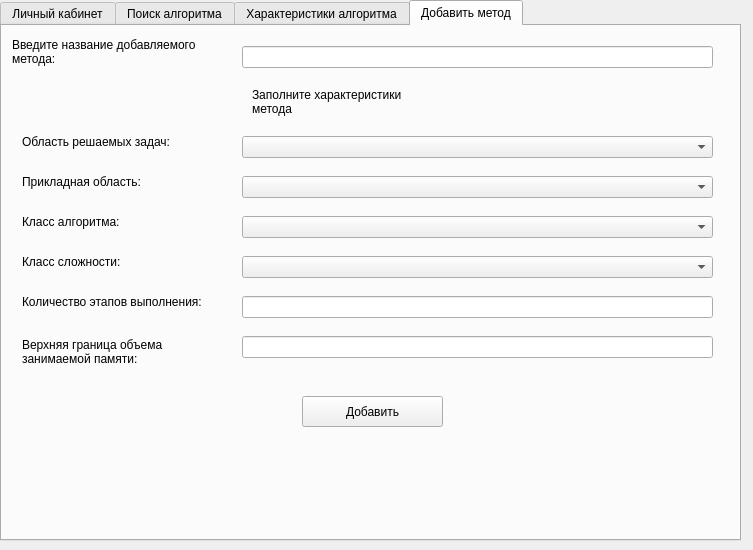
<?xml version="1.0" encoding="UTF-8"?>
<ui version="4.0">
 <class>Form</class>
 <widget class="QWidget" name="Form">
  <property name="geometry">
   <rect>
    <x>0</x>
    <y>0</y>
    <width>753</width>
    <height>550</height>
   </rect>
  </property>
  <property name="windowTitle">
   <string>Методы обработки данных в ДБЧ</string>
  </property>
  <widget class="QTabWidget" name="tabWidget">
   <property name="geometry">
    <rect>
     <x>0</x>
     <y>0</y>
     <width>741</width>
     <height>541</height>
    </rect>
   </property>
   <property name="currentIndex">
    <number>3</number>
   </property>
   <widget class="QWidget" name="tab">
    <attribute name="title">
     <string>Личный кабинет</string>
    </attribute>
    <widget class="QPushButton" name="pushButton">
     <property name="geometry">
      <rect>
       <x>620</x>
       <y>20</y>
       <width>161</width>
       <height>31</height>
      </rect>
     </property>
     <property name="text">
      <string>Выход</string>
     </property>
    </widget>
    <widget class="QLabel" name="label">
     <property name="geometry">
      <rect>
       <x>20</x>
       <y>10</y>
       <width>261</width>
       <height>16</height>
      </rect>
     </property>
     <property name="text">
      <string>hello</string>
     </property>
    </widget>
    <widget class="QLineEdit" name="number">
     <property name="geometry">
      <rect>
       <x>110</x>
       <y>40</y>
       <width>191</width>
       <height>22</height>
      </rect>
     </property>
    </widget>
    <widget class="QLabel" name="label_2">
     <property name="geometry">
      <rect>
       <x>20</x>
       <y>40</y>
       <width>101</width>
       <height>16</height>
      </rect>
     </property>
     <property name="text">
      <string>Логин:</string>
     </property>
    </widget>
    <widget class="QLabel" name="label_3">
     <property name="geometry">
      <rect>
       <x>20</x>
       <y>70</y>
       <width>101</width>
       <height>16</height>
      </rect>
     </property>
     <property name="text">
      <string>Пароль:</string>
     </property>
    </widget>
    <widget class="QLineEdit" name="number_2">
     <property name="geometry">
      <rect>
       <x>110</x>
       <y>70</y>
       <width>191</width>
       <height>22</height>
      </rect>
     </property>
    </widget>
    <widget class="QPushButton" name="pushButton_2">
     <property name="geometry">
      <rect>
       <x>10</x>
       <y>120</y>
       <width>141</width>
       <height>31</height>
      </rect>
     </property>
     <property name="text">
      <string>Сохранить изменения</string>
     </property>
    </widget>
    <widget class="QPushButton" name="pushButton_3">
     <property name="geometry">
      <rect>
       <x>620</x>
       <y>70</y>
       <width>161</width>
       <height>31</height>
      </rect>
     </property>
     <property name="text">
      <string>Добавить администратора</string>
     </property>
    </widget>
   </widget>
   <widget class="QWidget" name="tab_2">
    <attribute name="title">
     <string>Поиск алгоритма</string>
    </attribute>
    <widget class="QPushButton" name="new_file_button">
     <property name="geometry">
      <rect>
       <x>570</x>
       <y>10</y>
       <width>141</width>
       <height>31</height>
      </rect>
     </property>
     <property name="text">
      <string>Поиск</string>
     </property>
    </widget>
    <widget class="QLabel" name="label_11">
     <property name="geometry">
      <rect>
       <x>30</x>
       <y>50</y>
       <width>181</width>
       <height>31</height>
      </rect>
     </property>
     <property name="text">
      <string>Область решаемых задач:</string>
     </property>
     <property name="wordWrap">
      <bool>true</bool>
     </property>
    </widget>
    <widget class="QLineEdit" name="search_id_line">
     <property name="geometry">
      <rect>
       <x>280</x>
       <y>190</y>
       <width>431</width>
       <height>22</height>
      </rect>
     </property>
     <property name="readOnly">
      <bool>false</bool>
     </property>
    </widget>
    <widget class="QLabel" name="label_12">
     <property name="geometry">
      <rect>
       <x>30</x>
       <y>180</y>
       <width>251</width>
       <height>31</height>
      </rect>
     </property>
     <property name="text">
      <string>Количество этапов выполнения:</string>
     </property>
     <property name="wordWrap">
      <bool>true</bool>
     </property>
    </widget>
    <widget class="QLabel" name="label_16">
     <property name="geometry">
      <rect>
       <x>300</x>
       <y>0</y>
       <width>161</width>
       <height>31</height>
      </rect>
     </property>
     <property name="lineWidth">
      <number>1</number>
     </property>
     <property name="text">
      <string>Задайте критерии поиска</string>
     </property>
     <property name="wordWrap">
      <bool>true</bool>
     </property>
    </widget>
    <widget class="QTableWidget" name="first_lines_file">
     <property name="geometry">
      <rect>
       <x>30</x>
       <y>310</y>
       <width>681</width>
       <height>191</height>
      </rect>
     </property>
     <attribute name="verticalHeaderVisible">
      <bool>false</bool>
     </attribute>
    </widget>
    <widget class="QLabel" name="label_17">
     <property name="geometry">
      <rect>
       <x>30</x>
       <y>270</y>
       <width>141</width>
       <height>31</height>
      </rect>
     </property>
     <property name="text">
      <string>Подходящие методы:</string>
     </property>
     <property name="wordWrap">
      <bool>true</bool>
     </property>
    </widget>
    <widget class="QLabel" name="label_14">
     <property name="geometry">
      <rect>
       <x>220</x>
       <y>50</y>
       <width>181</width>
       <height>31</height>
      </rect>
     </property>
     <property name="text">
      <string>Прикладная область:</string>
     </property>
     <property name="wordWrap">
      <bool>true</bool>
     </property>
    </widget>
    <widget class="QLabel" name="label_19">
     <property name="geometry">
      <rect>
       <x>390</x>
       <y>50</y>
       <width>181</width>
       <height>31</height>
      </rect>
     </property>
     <property name="text">
      <string>Класс алгоритма:</string>
     </property>
     <property name="wordWrap">
      <bool>true</bool>
     </property>
    </widget>
    <widget class="QLabel" name="label_20">
     <property name="geometry">
      <rect>
       <x>550</x>
       <y>50</y>
       <width>181</width>
       <height>31</height>
      </rect>
     </property>
     <property name="text">
      <string>Класс сложности:</string>
     </property>
     <property name="wordWrap">
      <bool>true</bool>
     </property>
    </widget>
    <widget class="QLabel" name="label_15">
     <property name="geometry">
      <rect>
       <x>30</x>
       <y>230</y>
       <width>251</width>
       <height>31</height>
      </rect>
     </property>
     <property name="text">
      <string>Верхняя граница объема занимаемой памяти:</string>
     </property>
     <property name="wordWrap">
      <bool>true</bool>
     </property>
    </widget>
    <widget class="QLineEdit" name="search_id_line_2">
     <property name="geometry">
      <rect>
       <x>280</x>
       <y>230</y>
       <width>431</width>
       <height>22</height>
      </rect>
     </property>
     <property name="readOnly">
      <bool>false</bool>
     </property>
    </widget>
    <widget class="QCheckBox" name="checkBox">
     <property name="geometry">
      <rect>
       <x>30</x>
       <y>90</y>
       <width>161</width>
       <height>17</height>
      </rect>
     </property>
     <property name="text">
      <string>Тестирование на простоту</string>
     </property>
    </widget>
    <widget class="QCheckBox" name="checkBox_2">
     <property name="geometry">
      <rect>
       <x>220</x>
       <y>90</y>
       <width>101</width>
       <height>17</height>
      </rect>
     </property>
     <property name="text">
      <string>Теория чисел</string>
     </property>
    </widget>
    <widget class="QCheckBox" name="checkBox_3">
     <property name="geometry">
      <rect>
       <x>220</x>
       <y>110</y>
       <width>101</width>
       <height>17</height>
      </rect>
     </property>
     <property name="text">
      <string>Криптография</string>
     </property>
    </widget>
    <widget class="QCheckBox" name="checkBox_4">
     <property name="geometry">
      <rect>
       <x>390</x>
       <y>90</y>
       <width>111</width>
       <height>17</height>
      </rect>
     </property>
     <property name="text">
      <string>Вероятностный</string>
     </property>
    </widget>
    <widget class="QCheckBox" name="checkBox_5">
     <property name="geometry">
      <rect>
       <x>390</x>
       <y>110</y>
       <width>131</width>
       <height>17</height>
      </rect>
     </property>
     <property name="text">
      <string>Детерминированный</string>
     </property>
    </widget>
    <widget class="QCheckBox" name="checkBox_6">
     <property name="geometry">
      <rect>
       <x>550</x>
       <y>90</y>
       <width>131</width>
       <height>17</height>
      </rect>
     </property>
     <property name="text">
      <string>Экспоненциальный</string>
     </property>
    </widget>
    <widget class="QCheckBox" name="checkBox_7">
     <property name="geometry">
      <rect>
       <x>550</x>
       <y>110</y>
       <width>141</width>
       <height>17</height>
      </rect>
     </property>
     <property name="text">
      <string>Субэкспоненциальный</string>
     </property>
    </widget>
    <widget class="QCheckBox" name="checkBox_8">
     <property name="geometry">
      <rect>
       <x>550</x>
       <y>130</y>
       <width>141</width>
       <height>17</height>
      </rect>
     </property>
     <property name="text">
      <string>Квазиполиномиальный</string>
     </property>
    </widget>
    <widget class="QCheckBox" name="checkBox_9">
     <property name="geometry">
      <rect>
       <x>550</x>
       <y>150</y>
       <width>141</width>
       <height>17</height>
      </rect>
     </property>
     <property name="text">
      <string>Полиномиальный</string>
     </property>
    </widget>
   </widget>
   <widget class="QWidget" name="tab_3">
    <attribute name="title">
     <string>Характеристики алгоритма</string>
    </attribute>
    <widget class="QLineEdit" name="search_id_line_3">
     <property name="geometry">
      <rect>
       <x>20</x>
       <y>40</y>
       <width>461</width>
       <height>22</height>
      </rect>
     </property>
     <property name="readOnly">
      <bool>false</bool>
     </property>
    </widget>
    <widget class="QLabel" name="label_18">
     <property name="geometry">
      <rect>
       <x>20</x>
       <y>10</y>
       <width>271</width>
       <height>31</height>
      </rect>
     </property>
     <property name="lineWidth">
      <number>1</number>
     </property>
     <property name="text">
      <string>Введите название метода обработки данных в ДБЧ:</string>
     </property>
     <property name="wordWrap">
      <bool>true</bool>
     </property>
    </widget>
    <widget class="QPushButton" name="new_file_button_2">
     <property name="geometry">
      <rect>
       <x>560</x>
       <y>30</y>
       <width>141</width>
       <height>31</height>
      </rect>
     </property>
     <property name="text">
      <string>Поиск</string>
     </property>
    </widget>
    <widget class="QLabel" name="label_21">
     <property name="geometry">
      <rect>
       <x>20</x>
       <y>80</y>
       <width>161</width>
       <height>31</height>
      </rect>
     </property>
     <property name="text">
      <string>Характеристика алгоритма:</string>
     </property>
     <property name="wordWrap">
      <bool>true</bool>
     </property>
    </widget>
    <widget class="QTableWidget" name="first_lines_file_2">
     <property name="geometry">
      <rect>
       <x>20</x>
       <y>120</y>
       <width>681</width>
       <height>371</height>
      </rect>
     </property>
     <attribute name="verticalHeaderVisible">
      <bool>false</bool>
     </attribute>
    </widget>
   </widget>
   <widget class="QWidget" name="tab_4">
    <attribute name="title">
     <string>Добавить метод</string>
    </attribute>
    <widget class="QLabel" name="label_22">
     <property name="geometry">
      <rect>
       <x>250</x>
       <y>60</y>
       <width>191</width>
       <height>31</height>
      </rect>
     </property>
     <property name="lineWidth">
      <number>1</number>
     </property>
     <property name="text">
      <string>Заполните характеристики метода</string>
     </property>
     <property name="wordWrap">
      <bool>true</bool>
     </property>
    </widget>
    <widget class="QLabel" name="label_23">
     <property name="geometry">
      <rect>
       <x>10</x>
       <y>10</y>
       <width>221</width>
       <height>31</height>
      </rect>
     </property>
     <property name="lineWidth">
      <number>1</number>
     </property>
     <property name="text">
      <string>Введите название добавляемого метода:</string>
     </property>
     <property name="wordWrap">
      <bool>true</bool>
     </property>
    </widget>
    <widget class="QLineEdit" name="search_id_line_4">
     <property name="geometry">
      <rect>
       <x>240</x>
       <y>20</y>
       <width>471</width>
       <height>22</height>
      </rect>
     </property>
     <property name="readOnly">
      <bool>false</bool>
     </property>
    </widget>
    <widget class="QLabel" name="label_13">
     <property name="geometry">
      <rect>
       <x>20</x>
       <y>100</y>
       <width>181</width>
       <height>31</height>
      </rect>
     </property>
     <property name="text">
      <string>Область решаемых задач:</string>
     </property>
     <property name="wordWrap">
      <bool>true</bool>
     </property>
    </widget>
    <widget class="QLabel" name="label_24">
     <property name="geometry">
      <rect>
       <x>20</x>
       <y>140</y>
       <width>181</width>
       <height>31</height>
      </rect>
     </property>
     <property name="text">
      <string>Прикладная область:</string>
     </property>
     <property name="wordWrap">
      <bool>true</bool>
     </property>
    </widget>
    <widget class="QLabel" name="label_25">
     <property name="geometry">
      <rect>
       <x>20</x>
       <y>180</y>
       <width>181</width>
       <height>31</height>
      </rect>
     </property>
     <property name="text">
      <string>Класс алгоритма:</string>
     </property>
     <property name="wordWrap">
      <bool>true</bool>
     </property>
    </widget>
    <widget class="QLabel" name="label_26">
     <property name="geometry">
      <rect>
       <x>20</x>
       <y>220</y>
       <width>181</width>
       <height>31</height>
      </rect>
     </property>
     <property name="text">
      <string>Класс сложности:</string>
     </property>
     <property name="wordWrap">
      <bool>true</bool>
     </property>
    </widget>
    <widget class="QLabel" name="label_27">
     <property name="geometry">
      <rect>
       <x>20</x>
       <y>260</y>
       <width>251</width>
       <height>31</height>
      </rect>
     </property>
     <property name="text">
      <string>Количество этапов выполнения:</string>
     </property>
     <property name="wordWrap">
      <bool>true</bool>
     </property>
    </widget>
    <widget class="QLabel" name="label_28">
     <property name="geometry">
      <rect>
       <x>20</x>
       <y>310</y>
       <width>211</width>
       <height>31</height>
      </rect>
     </property>
     <property name="text">
      <string>Верхняя граница объема занимаемой памяти:</string>
     </property>
     <property name="wordWrap">
      <bool>true</bool>
     </property>
    </widget>
    <widget class="QComboBox" name="comboBox">
     <property name="geometry">
      <rect>
       <x>240</x>
       <y>150</y>
       <width>471</width>
       <height>22</height>
      </rect>
     </property>
    </widget>
    <widget class="QComboBox" name="comboBox_2">
     <property name="geometry">
      <rect>
       <x>240</x>
       <y>110</y>
       <width>471</width>
       <height>22</height>
      </rect>
     </property>
    </widget>
    <widget class="QComboBox" name="comboBox_3">
     <property name="geometry">
      <rect>
       <x>240</x>
       <y>190</y>
       <width>471</width>
       <height>22</height>
      </rect>
     </property>
    </widget>
    <widget class="QComboBox" name="comboBox_4">
     <property name="geometry">
      <rect>
       <x>240</x>
       <y>230</y>
       <width>471</width>
       <height>22</height>
      </rect>
     </property>
    </widget>
    <widget class="QLineEdit" name="search_id_line_5">
     <property name="geometry">
      <rect>
       <x>240</x>
       <y>270</y>
       <width>471</width>
       <height>22</height>
      </rect>
     </property>
     <property name="readOnly">
      <bool>false</bool>
     </property>
    </widget>
    <widget class="QLineEdit" name="search_id_line_6">
     <property name="geometry">
      <rect>
       <x>240</x>
       <y>310</y>
       <width>471</width>
       <height>22</height>
      </rect>
     </property>
     <property name="readOnly">
      <bool>false</bool>
     </property>
    </widget>
    <widget class="QPushButton" name="new_file_button_3">
     <property name="geometry">
      <rect>
       <x>300</x>
       <y>370</y>
       <width>141</width>
       <height>31</height>
      </rect>
     </property>
     <property name="text">
      <string>Добавить</string>
     </property>
    </widget>
   </widget>
  </widget>
 </widget>
 <resources/>
 <connections/>
</ui>
